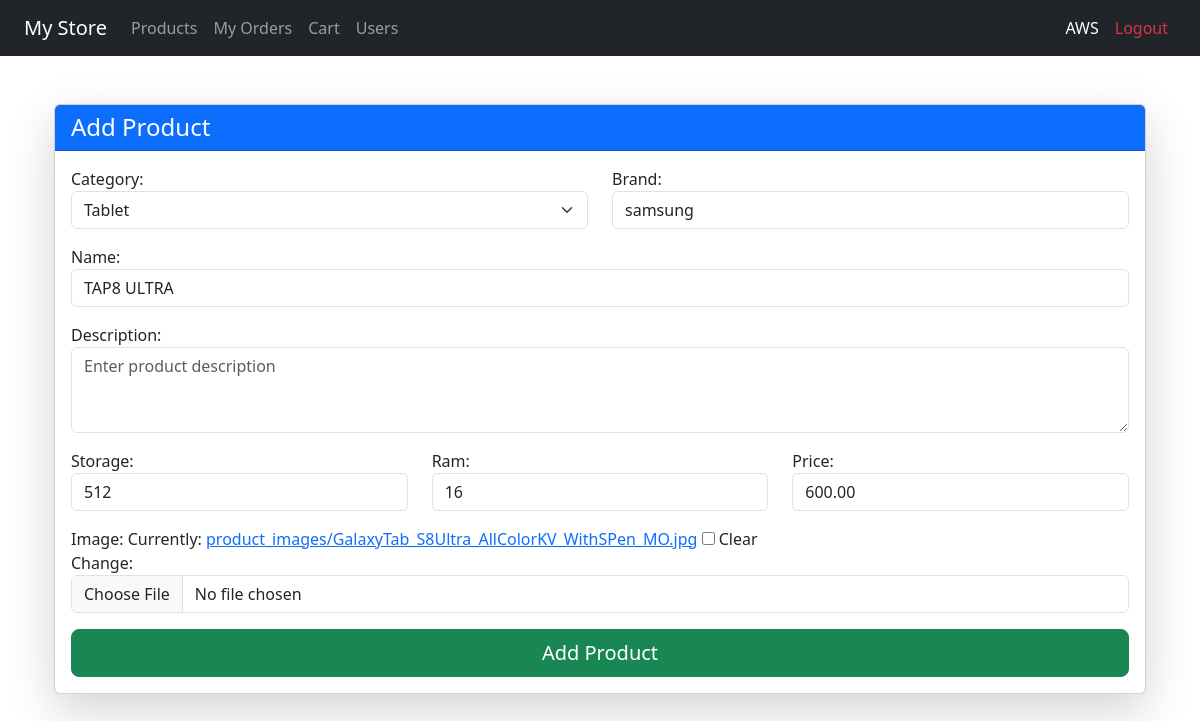
The page /edit/11/ (signed in) on the database its author committed.
### store/models.py (models this page shows, shortened)
class Product(models.Model):
    name = models.CharField(max_length=200)
    price = models.DecimalField(max_digits=8, decimal_places=2)
    description = models.TextField(blank=True)
    brand = models.CharField(max_length=20,default="")
    ram = models.CharField(max_length=10)
    storage = models.CharField(max_length=10)
    category = models.ForeignKey(Category, on_delete=models.CASCADE)
    image = models.ImageField(upload_to='product_images/', blank=True, null=True)
    created_at = models.DateTimeField(auto_now_add=True)

### store/views.py (the view)
# urls.py: path('edit/<int:id>/', product_update, name='product_edit'),
@login_required
@user_passes_test(admin_required)
def product_update(request, id):
    product = get_object_or_404(Product, id=id)
    if request.method == 'POST':
        form = ProductForm(request.POST, request.FILES, instance=product)
        if form.is_valid():
            form.save()
            return redirect('product_list')
    else:
        form = ProductForm(instance=product)
    return render(request, 'store/product_form.html', {'form': form})

### store/forms.py
class ProductForm(forms.ModelForm):
    class Meta:
        model = Product
        fields = ['name', 'category', 'brand', 'description', 'ram', 'storage', 'price','image']
        widgets = {
            'description': forms.Textarea(attrs={
                'class': 'form-control',
                'rows': 3,
                'placeholder': 'Enter product description'
            }),
        }

### store/models.py (called while the page is built)
    def __str__(self):
        return self.name

### store/views.py (called while the page is built)
def admin_required(user):
    return user.is_superuser

### templates/store/product_form.html (shortened to what this page needs)
{% extends 'base.html' %}
{% load widget_tweaks %}
{% block content %}
<div class="container mt-5">
    <div class="card shadow-lg">
        <div class="card-header bg-primary text-white">
            <h4 class="mb-0">Add Product</h4>
        </div>
        <div class="card-body">
            <form method="post" enctype="multipart/form-data">
                <div class="row">
                    <div class="col-md-6 mb-3">
                        {{ form.category.label_tag }}
                        {{ form.category|add_class:"form-select" }}
                    </div>
                    <div class="col-md-6 mb-3">
                        {{ form.brand.label_tag }}
                        {{ form.brand|add_class:"form-control" }}
                    </div>
                </div>
                <div class="mb-3">
                    {{ form.name.label_tag }}
                    {{ form.name|add_class:"form-control" }}
                </div>
                <div class="mb-3">
                    {{ form.description.label_tag }}
                    {{ form.description|add_class:"form-control" }}
                </div>
                <div class="row">
                    <div class="col-md-4 mb-3">
                        {{ form.storage.label_tag }}
                        {{ form.storage|add_class:"form-control" }}
                    </div>
                    <div class="col-md-4 mb-3">
                        {{ form.ram.label_tag }}
                        {{ form.ram|add_class:"form-control" }}
                    </div>
                    <div class="col-md-4 mb-3">
                        {{ form.price.label_tag }}
                        {{ form.price|add_class:"form-control" }}
                    </div>
                </div>
                <div class="mb-3">
                    {{ form.image.label_tag }}
                    {{ form.image|add_class:"form-control" }}
                </div>
                <button type="submit" class="btn btn-success btn-lg w-100">Add Product</button>
            </form>
        </div>
    </div>
</div>
{% endblock %}

### templates/base.html (shortened to what this page needs)
{% load static %}
<!DOCTYPE html>
<html lang="en">
<head>
    <link rel="stylesheet" href="{% static 'bootstrap/css/bootstrap.min.css' %}" >
</head>
<body>
<nav class="navbar navbar-expand-lg navbar-dark bg-dark px-4">
    <a class="navbar-brand" href="{% url 'product_list' %}">My Store</a>
    <div class="collapse navbar-collapse">
        <ul class="navbar-nav me-auto">
            <li class="nav-item">
                <a class="nav-link" href="{% url 'product_list' %}">Products</a>
            </li>
            <li class="nav-item">
                <a class="nav-link" href="{% url 'my_orders' %}">My Orders</a>
            </li>
            <li class="nav-item">
                <a class="nav-link" href="{% url 'cart' %}">Cart</a>
            </li>
            {% if user.is_superuser %}
          <li class="nav-item">
            <a class="nav-link" href="{% url 'user_list' %}">Users</a>
          </li>
          {% endif %}
        </ul>
        <ul class="navbar-nav">
            {% if user.is_authenticated %}
                <li class="nav-item">
                    <span class="nav-link text-white">
                        {{ user.username }}
                    </span>
                </li>
                <li class="nav-item">
                    <a class="nav-link text-danger" href="{% url 'logout' %}">Logout</a>
                </li>
            {% else %}
                <li class="nav-item">
                    <a class="nav-link" href="{% url 'login' %}">Login</a>
                </li>
            {% endif %}
        </ul>
    </div>
</nav>
<div class="container mt-4">
    {% block content %}{% endblock %}
</div>
</body>
</html>

### rows shown on the page
Product: category "Tablet", brand "samsung", name "TAP8 ULTRA", storage "512", ram "16", price "600.00"

### other values the page prints
{{ user.username }} "AWS"
